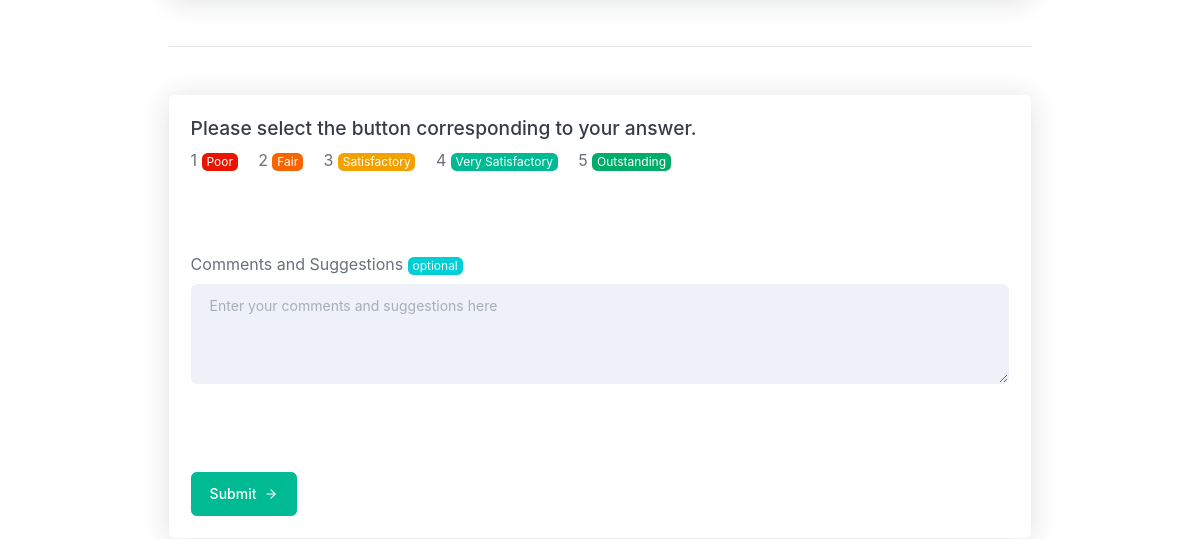
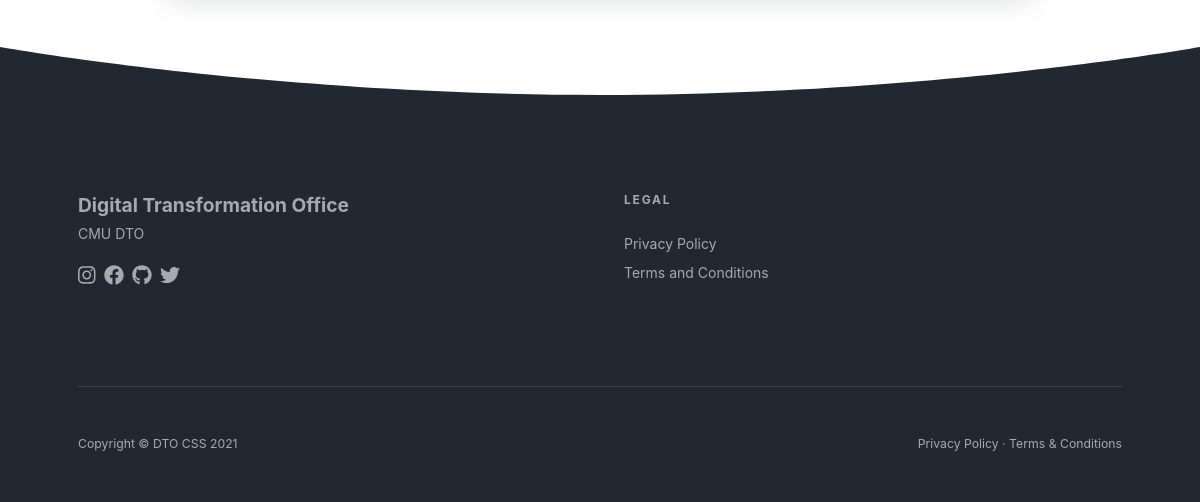
/css/ (lower part), run on an earlier commit of the app's database (2 pictures, top to bottom).
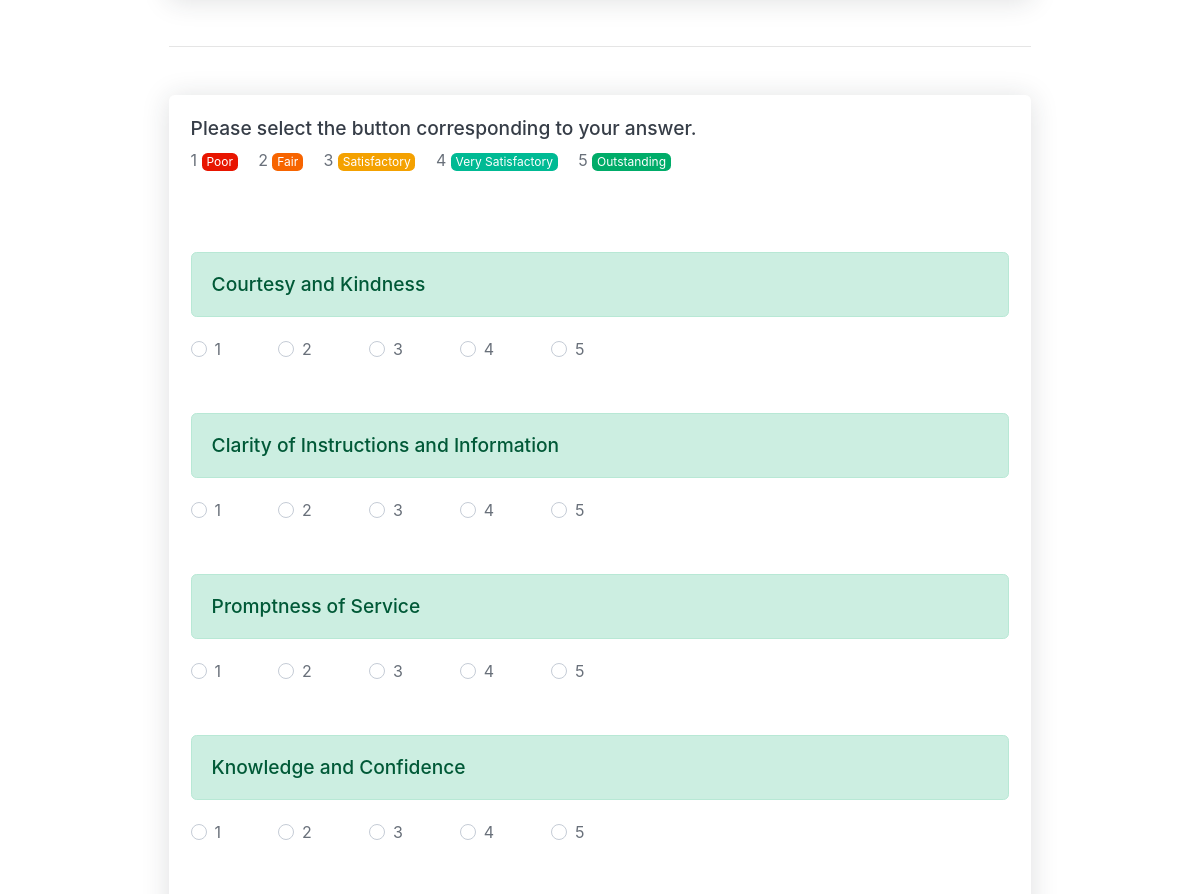
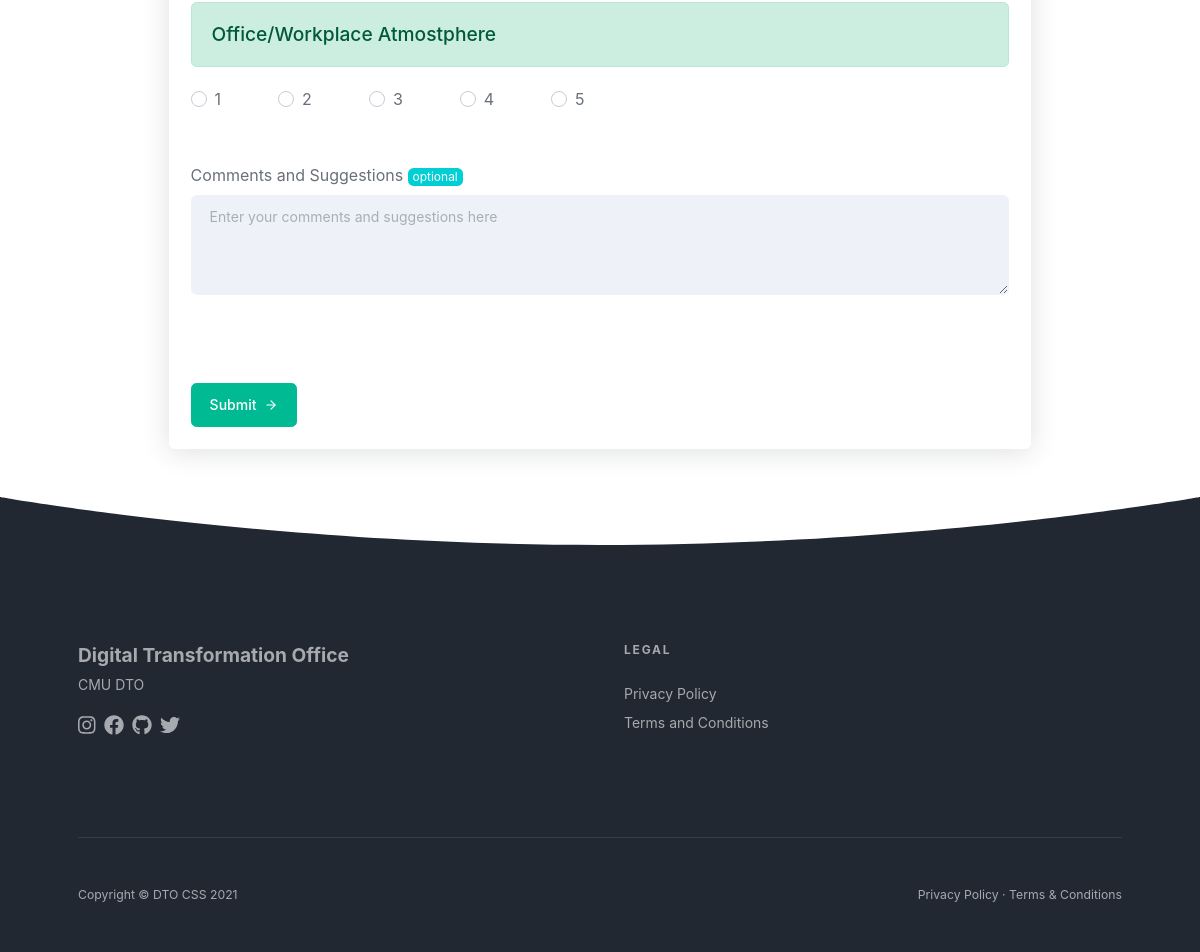
And on a later commit of the database (2 pictures, top to bottom).
### cssurvey/models.py (models this page shows, shortened)
class Question(models.Model):
    question = models.TextField(blank=False)
    created_date = models.DateTimeField(auto_now_add=True)

### cssurvey/views.py (the view, shortened to what this page needs)
# urls.py: path('css/', views.customersurvey, name='customersurvey'),
def customersurvey(request):
    questions = Question.objects.all()
    if request.method == 'GET':
        return render(request, 'cssurvey/customersurvey.html', {'questions': questions, 'form': CustomerFeedbackForm})

### cssurvey/templates/cssurvey/customersurvey.html (shortened to what this page needs)
{% extends "cssurvey/base_css.html" %}
{% block content %}
<form action="" method="POST">
    <hr class="my-5" />
    <div class="card shadow">
        <div class="card-body">
            <h4>Please select the button corresponding to your answer.</h4>
            <div class="label-inline">
                <label>1 <span class="badge badge-danger">Poor</span></label>&emsp;
                <label>2 <span class="badge badge-orange">Fair</span></label>&emsp;
                <label>3 <span class="badge badge-warning">Satisfactory</span></label>&emsp;
                <label>4 <span class="badge badge-teal">Very Satisfactory</span></label>&emsp;
                <label>5 <span class="badge badge-success">Outstanding</span></label>&emsp;
            </div>
            {% for question in questions %}
                <br><br><br>
                <h4 class="alert alert-success">{{ question.question }}</h4>
                <div class="custom-control custom-radio custom-control-inline">
                    <label class="custom-control-label" for="questionOne{{ question.id }}">1</label>
                </div>
                <div class="custom-control custom-radio custom-control-inline">
                    <label class="custom-control-label" for="questionTwo{{ question.id }}">2</label>
                </div>
                <div class="custom-control custom-radio custom-control-inline">
                    <label class="custom-control-label" for="questionThree{{ question.id }}">3</label>
                </div>
                <div class="custom-control custom-radio custom-control-inline">
                    <label class="custom-control-label" for="questionFour{{ question.id }}">4</label>
                </div>
                <div class="custom-control custom-radio custom-control-inline">
                    <label class="custom-control-label" for="questionFive{{ question.id }}">5</label>
                </div>
            {% endfor %}
            <br><br><br>
            <div class="form-group"><label for="comment">Comments and Suggestions <span class="badge badge-info">optional</span></label><textarea class="form-control form-control-solid" id="comment" name="comment" rows="5" placeholder="Enter your comments and suggestions here"></textarea></div>
            <br><br><br>
            <button class="btn font-weight-500 btn-teal" type="submit">Submit<i class="ml-2" data-feather="arrow-right"></i></button>
        </div>
    </div>
</form>
{% endblock %}

### cssurvey/templates/cssurvey/base_css.html (shortened to what this page needs)
<!DOCTYPE html>
<html lang="en">
{% load static %}
    <head>
        <link href="{% static 'css/styles.css' %}" rel="stylesheet" />
    </head>
    <body>
        <div id="layoutDefault">
            <div id="layoutDefault_content">
                <main>
                    <section class="bg-white py-10">
                        <div class="container">
                            <div class="row justify-content-center">
                                <div class="col-lg-10 mt-5">
                                    {% block content %}{% endblock %}
                                </div>
                            </div>
                        </div>
                        <div class="svg-border-rounded text-dark">
                            <svg xmlns="http://www.w3.org/2000/svg" viewBox="0 0 144.54 17.34" preserveAspectRatio="none" fill="currentColor"><path d="M144.54,17.34H0V0H144.54ZM0,0S32.36,17.34,72.27,17.34,144.54,0,144.54,0"></path></svg>
                        </div>
                    </section>
                </main>
            </div>
            <div id="layoutDefault_footer">
                <footer class="footer pt-10 pb-5 mt-auto bg-dark footer-dark">
                    <div class="container">
                        <div class="row">
                            <div class="col-lg-6">
                                <div class="footer-brand">Digital Transformation Office</div>
                                <div class="mb-3">CMU DTO</div>
                                <div class="icon-list-social mb-5">
                                    <a class="icon-list-social-link" href="#!"><i class="fab fa-instagram"></i></a><a class="icon-list-social-link" href="#!"><i class="fab fa-facebook"></i></a><a class="icon-list-social-link" href="#!"><i class="fab fa-github"></i></a><a class="icon-list-social-link" href="#!"><i class="fab fa-twitter"></i></a>
                                </div>
                            </div>
                            <div class="col-lg-6">
                                <div class="row">
                                    <div class="col-lg-12 col-md-12">
                                        <div class="text-uppercase-expanded text-xs mb-4">Legal</div>
                                        <ul class="list-unstyled mb-0">
                                            <li class="mb-2"><a href="#!">Privacy Policy</a></li>
                                            <li class="mb-2"><a href="#!">Terms and Conditions</a></li>
                                        </ul>
                                    </div>
                                </div>
                            </div>
                        </div>
                        <hr class="my-5" />
                        <div class="row align-items-center">
                            <div class="col-md-6 small">Copyright &copy; DTO CSS 2021</div>
                            <div class="col-md-6 text-md-right small">
                                <a href="#!">Privacy Policy</a>
                                &middot;
                                <a href="#!">Terms &amp; Conditions</a>
                            </div>
                        </div>
                    </div>
                </footer>
            </div>
        </div>
    </body>
</html>

What changed in the data, as far as the page shows it:
added Question: question "Courtesy and Kindness"
added Question: question "Clarity of Instructions and Information"
added Question: question "Promptness of Service"
added Question: question "Knowledge and Confidence"
added Question: question "Office/Workplace Atmostphere"
